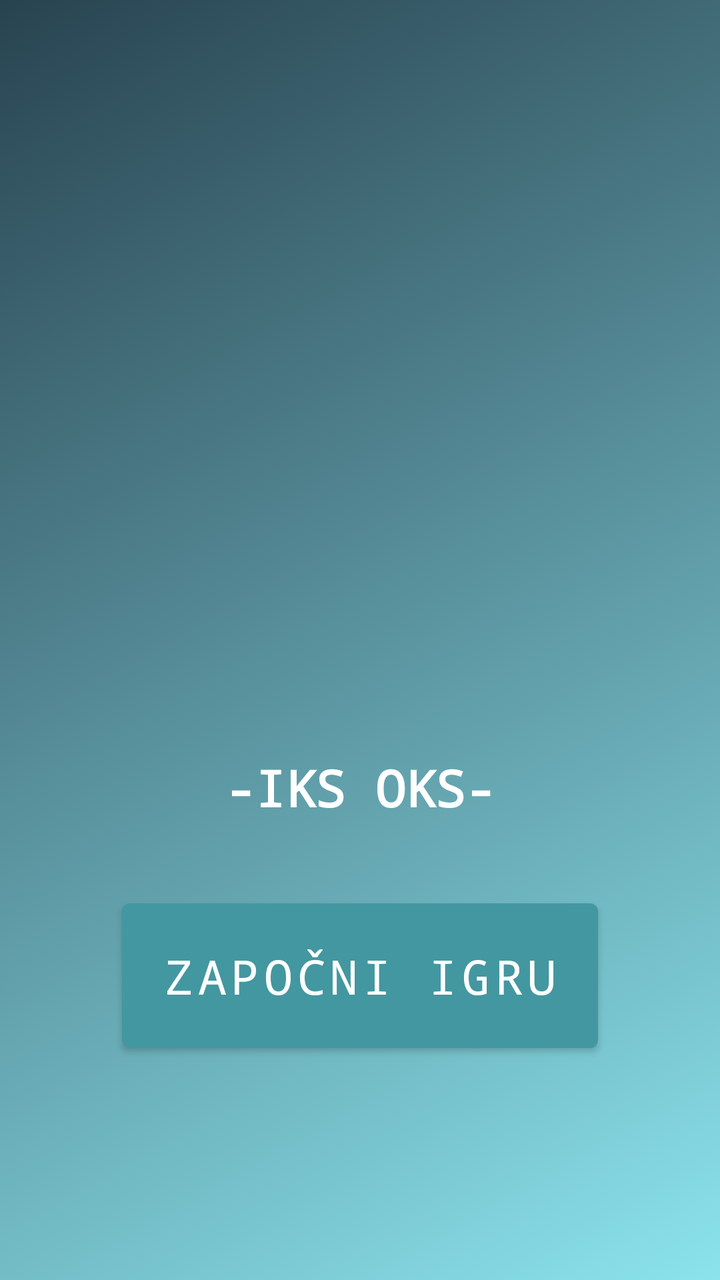
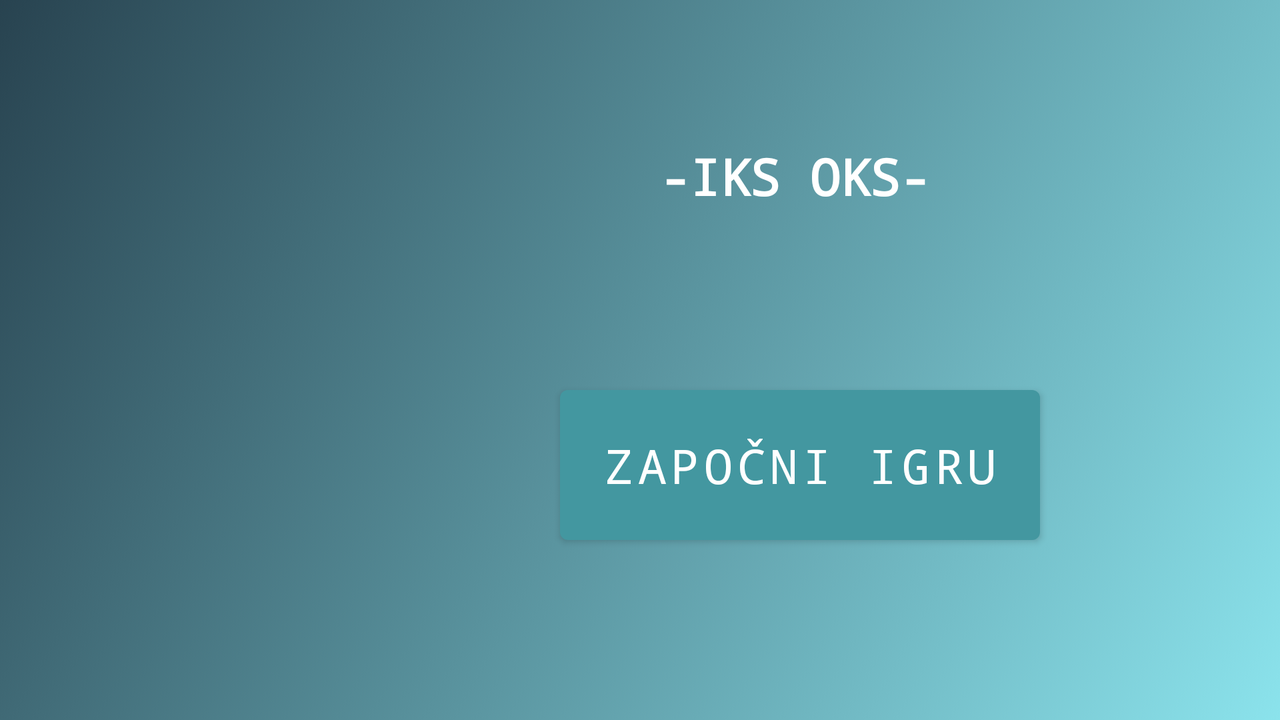

Two renders of one Android screen. The first uses the default layout on a phone; the second uses the alternative layout the repository ships for a different screen configuration, on a matching device. The two XML files are below.
<!-- AndroidManifest.xml: application theme Theme.MultimedijiIksOks -->
<!-- res/layout/activity_uvodna_aktivnost.xml -->
<?xml version="1.0" encoding="utf-8"?>
<androidx.constraintlayout.widget.ConstraintLayout xmlns:android="http://schemas.android.com/apk/res/android"
    xmlns:app="http://schemas.android.com/apk/res-auto"
    xmlns:tools="http://schemas.android.com/tools"
    android:layout_width="match_parent"
    android:layout_height="match_parent"
    tools:context=".UvodnaAktivnost"
    android:background="@drawable/gradient_animacija"
    android:id="@+id/animacijaLayout">


    <Button
        android:id="@+id/buZapocni"
        android:layout_width="wrap_content"
        android:layout_height="wrap_content"
        android:layout_marginHorizontal="50dp"
        android:layout_marginStart="120dp"
        android:layout_marginEnd="120dp"
        android:layout_marginBottom="110dp"
        android:padding="20dp"
        android:text="ZAPOČNI IGRU"
        android:fontFamily="monospace"
        android:textSize="24sp"
        app:layout_constraintBottom_toBottomOf="parent"
        app:layout_constraintEnd_toEndOf="parent"
        app:layout_constraintStart_toStartOf="parent" />

    <TextView
        android:id="@+id/textView"
        android:layout_width="wrap_content"
        android:layout_height="wrap_content"
        android:layout_marginStart="155dp"
        android:layout_marginEnd="155dp"
        android:layout_marginBottom="15dp"
        android:fontFamily="monospace"
        android:padding="20sp"
        android:text="-IKS OKS-"
        android:textColor="#ffffff"
        android:textSize="25sp"
        android:textStyle="bold"
        app:layout_constraintBottom_toTopOf="@+id/buZapocni"
        app:layout_constraintEnd_toEndOf="parent"
        app:layout_constraintStart_toStartOf="parent" />

    <ImageView
        android:id="@+id/imageView3"
        android:layout_width="337dp"
        android:layout_height="311dp"
        android:layout_marginStart="40dp"
        android:layout_marginTop="30dp"
        android:layout_marginEnd="35dp"
        android:layout_marginBottom="12dp"
        app:layout_constraintBottom_toTopOf="@+id/textView"
        app:layout_constraintEnd_toEndOf="parent"
        app:layout_constraintStart_toStartOf="parent"
        app:layout_constraintTop_toTopOf="parent"
        app:srcCompat="@drawable/iksoks" />

</androidx.constraintlayout.widget.ConstraintLayout>
<!-- resources referenced by this layout -->
<resources>
  <!-- drawable gradient_animacija (drawable) -->
  <?xml version="1.0" encoding="utf-8"?>
  <animation-list xmlns:android="http://schemas.android.com/apk/res/android">
  
      <item
          android:drawable="@drawable/pozadina_1"
          android:duration="5000"
          />
      <item
          android:drawable="@drawable/pozadina_2"
          android:duration="5000"
          />
      <item
          android:drawable="@drawable/pozadina_3"
          android:duration="5000"
          />
  
  </animation-list>
  <style name="Theme.MultimedijiIksOks" parent="Theme.MaterialComponents.DayNight.DarkActionBar">
          
          <item name="colorPrimary">#4397A0</item>
          <item name="colorPrimaryVariant">#315161</item>
          <item name="colorOnPrimary">@color/white</item>
          
          <item name="colorSecondary">@color/teal_200</item>
          <item name="colorSecondaryVariant">@color/teal_700</item>
          <item name="colorOnSecondary">@color/black</item>
          
          <item name="android:statusBarColor">?attr/colorPrimaryVariant</item>
          
      </style>
  <!-- drawable pozadina_1 (drawable) -->
  <?xml version="1.0" encoding="utf-8"?>
  <selector xmlns:android="http://schemas.android.com/apk/res/android">
      <item>
          <shape>
              <gradient
                  android:angle="135"
                  android:startColor="#8BE3EC"
                  android:endColor="#284350"
                  />
          </shape>
      </item>
  </selector>
  <!-- drawable pozadina_2 (drawable) -->
  <?xml version="1.0" encoding="utf-8"?>
  <selector xmlns:android="http://schemas.android.com/apk/res/android">
      <item>
          <shape>
              <gradient
                  android:angle="225"
                  android:startColor="#4352A0"
                  android:endColor="#2A2950"
                  />
          </shape>
      </item>
  </selector>
  <!-- drawable pozadina_3 (drawable) -->
  <?xml version="1.0" encoding="utf-8"?>
  <selector xmlns:android="http://schemas.android.com/apk/res/android">
      <item>
          <shape>
              <gradient
                  android:angle="315"
                  android:startColor="#5B83E4"
                  android:endColor="#242242"
                  />
          </shape>
      </item>
  </selector>
</resources>
<!-- res/layout-land/activity_uvodna_aktivnost.xml (the repository's variant of the layout above) -->
<!-- drawn on the phone turned sideways -->
<?xml version="1.0" encoding="utf-8"?>
<androidx.constraintlayout.widget.ConstraintLayout xmlns:android="http://schemas.android.com/apk/res/android"
    xmlns:app="http://schemas.android.com/apk/res-auto"
    xmlns:tools="http://schemas.android.com/tools"
    android:layout_width="match_parent"
    android:layout_height="match_parent"
    tools:context=".UvodnaAktivnost"
    android:background="@drawable/gradient_animacija"
    android:id="@+id/animacijaLayout">

    <Button
        android:id="@+id/buZapocni"
        android:layout_width="240dp"
        android:layout_height="87dp"
        android:layout_marginHorizontal="50dp"
        android:layout_marginStart="120dp"
        android:layout_marginEnd="120dp"
        android:layout_marginBottom="84dp"
        android:fontFamily="monospace"
        android:padding="20dp"
        android:text="ZAPOČNI IGRU"
        android:textSize="24sp"
        app:layout_constraintBottom_toBottomOf="parent"
        app:layout_constraintEnd_toEndOf="parent"
        app:layout_constraintHorizontal_bias="1.0"
        app:layout_constraintStart_toStartOf="parent" />

    <TextView
        android:id="@+id/textView"
        android:layout_width="wrap_content"
        android:layout_height="wrap_content"
        android:layout_marginStart="155dp"
        android:layout_marginEnd="155dp"
        android:layout_marginBottom="64dp"
        android:fontFamily="monospace"
        android:padding="20sp"
        android:text="-IKS OKS-"
        android:textColor="#ffffff"
        android:textSize="25sp"
        android:textStyle="bold"
        app:layout_constraintBottom_toTopOf="@+id/buZapocni"
        app:layout_constraintEnd_toEndOf="parent"
        app:layout_constraintHorizontal_bias="1.0"
        app:layout_constraintStart_toStartOf="parent" />

    <ImageView
        android:id="@+id/imageView7"
        android:layout_width="302dp"
        android:layout_height="254dp"
        app:srcCompat="@drawable/iksoks"
        tools:ignore="MissingConstraints"
        tools:layout_editor_absoluteX="37dp"
        tools:layout_editor_absoluteY="61dp" />

</androidx.constraintlayout.widget.ConstraintLayout>
